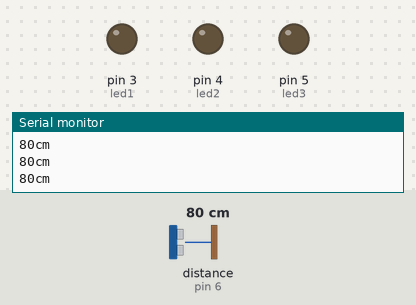
Recording of a program running on a simulated Arduino Mega 2560, built with avr-gcc and run on an emulated ATmega2560. On the bench: output pins drawn as LEDs (lit = HIGH), the last lines printed to the serial monitor. Wiring (inferred from the names in the program): ultrasonic range finder: trigger pin 7; echo pin 6. The test bench sets the inputs (shaded band); at power-on: distance to the obstacle (sensor on pin 6) 80 cm. The echo pulse lasts 58.3 µs per cm; pins used as bus, display or sensor lines are not drawn.

Above: at 1.2 s.
1.3 s: distance to the obstacle (sensor on pin 6) set to 5 cm
2.8 s: distance to the obstacle (sensor on pin 6) set to 2 cm
At 3.6 s:
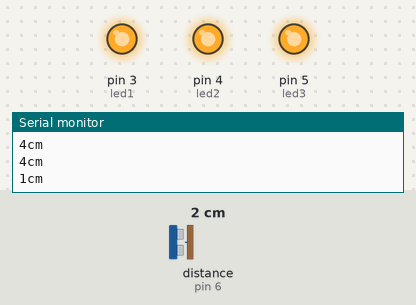
5.8 s: distance to the obstacle (sensor on pin 6) set to 4 cm
At 8.1 s:
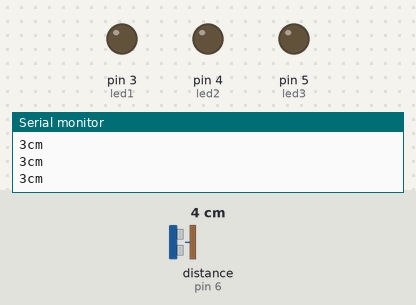
Timing chart, 0 to 9.6 s (numbered marks = the images above; inputs shaded):
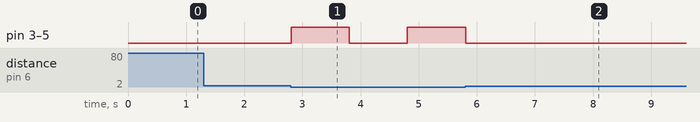

The program:

main.cpp
```cpp
// This Code is now on Uploaded on GitHub
#include <Arduino.h>
int led1 = 3;
int led2 = 4;
int led3 = 5;
int Trig = 7;
int Echo = 6;
long duration, cm;
long sendVal;
void setup() {
  Serial.begin(9600);
  Serial.println("This is the test run for the Goal Post V1");
  pinMode(led1, OUTPUT);
  pinMode(led2, OUTPUT);
  pinMode(led3, OUTPUT);
pinMode(Trig, OUTPUT);
pinMode(Echo, INPUT);
digitalWrite(led1, LOW);
digitalWrite(led2, LOW);
digitalWrite(led3, LOW);


  }

void loop() {

   long duration, cm;
  // Getting a reading from the ultrasonic sensor
  // 1. produce a 5us HIGH pulse in Trig
  digitalWrite(Trig, LOW);
  delayMicroseconds(2);
  digitalWrite(Trig, HIGH);
  delayMicroseconds(5);
  digitalWrite(Trig, LOW);

  // 2. measure the duration of the HIGH pulse in Echo
  //      & every 58 us is an obstacle distance of 1 cm
  duration = pulseIn(Echo, HIGH);
  cm = duration / 58;
  Serial.print(cm);
  Serial.println(F("cm"));

if (cm < 3)
{
  digitalWrite(led1, HIGH);
  digitalWrite(led2, HIGH);
  digitalWrite(led3, HIGH);
  delay(1000);
  digitalWrite(led1, LOW);
  digitalWrite(led2, LOW);
  digitalWrite(led3, LOW);
  delay(1000);
  digitalWrite(led1, HIGH);
  digitalWrite(led2, HIGH);
  digitalWrite(led3, HIGH);
}

else {
  digitalWrite(led1, LOW);
  digitalWrite(led2, LOW);
  digitalWrite(led3, LOW);
}

}
```

Measured:
- the behaviour switches between 4 and 3 cm on distance to the obstacle (sensor on pin 6) (found by bisection; images 0 and 1)
- after the input at 2.8 s, pin 3 (led1), pin 4 (led2), pin 5 (led3): LOW → HIGH at once, → LOW 1.0 s later, → HIGH 1.0 s later
- after the input at 5.8 s, pin 3 (led1), pin 4 (led2), pin 5 (led3): goes on until 5.8 s, then stays LOW
